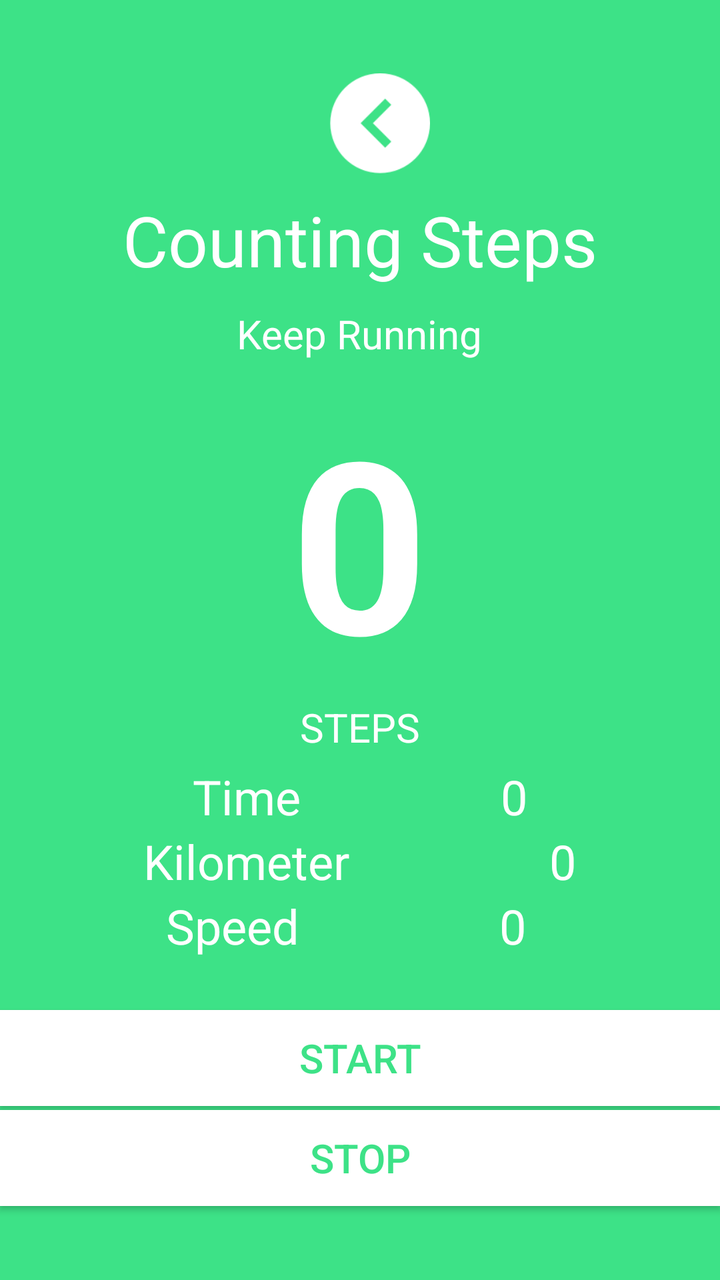
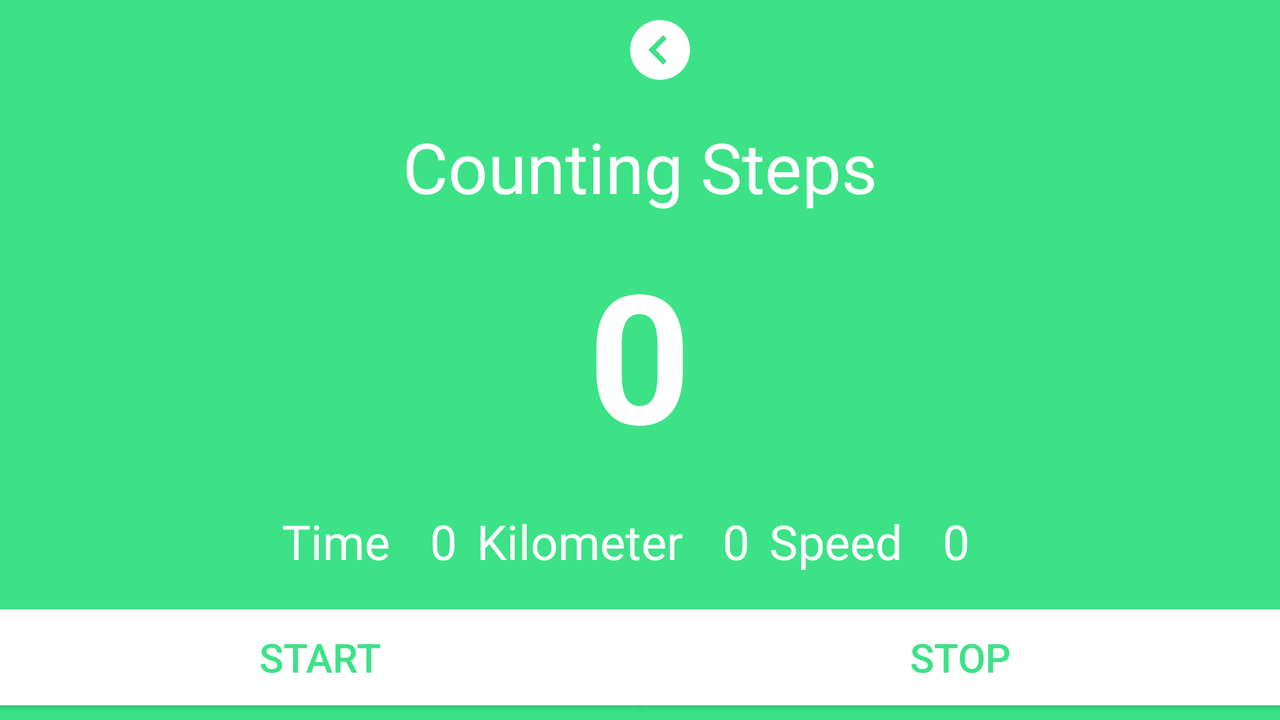

Two renders of one Android screen. The first uses the default layout on a phone; the second uses the alternative layout the repository ships for a different screen configuration, on a matching device. The two XML files are below.
<!-- AndroidManifest.xml: activity theme MyTheme -->
<!-- res/layout/activity_running.xml -->
<?xml version="1.0" encoding="utf-8"?>
<LinearLayout xmlns:android="http://schemas.android.com/apk/res/android"
    xmlns:tools="http://schemas.android.com/tools"
    android:layout_width="match_parent"
    android:layout_height="match_parent"
    android:orientation="vertical"
    android:layout_gravity="center"
    tools:context="com.example.jamsh.healthme.running"
    android:gravity="center"
    android:background="#3de287">

    <ImageView
        android:layout_width="50dp"
        android:layout_height="50dp"
        android:layout_marginLeft="10dp"
        android:src="@drawable/back"
        android:layout_alignParentTop="true"
        android:layout_alignParentLeft="true"
        android:onClick="myfunction"
        android:id="@+id/imageView2" />
    <TextView
        android:id="@+id/text1"
        android:layout_width="wrap_content"
        android:layout_height="wrap_content"
        android:text="Counting Steps"
        android:textSize="35dp"
        android:layout_below="@+id/im"
        android:layout_marginTop="10dp"
        android:layout_centerInParent="true"
        android:textColor="#ffffff">

    </TextView>


    <TextView
        android:id="@+id/text2"
        android:layout_width="wrap_content"
        android:layout_height="wrap_content"
        android:text="Keep Running"
        android:textSize="20dp"
        android:layout_below="@+id/text1"
        android:layout_marginTop="10dp"
        android:layout_centerInParent="true"
        android:textColor="#ffffff" />



    <TextView
        android:id="@+id/stepsCount"
        android:layout_width="wrap_content"
        android:layout_height="wrap_content"
        android:layout_marginTop="10dp"
        android:gravity="center"
        android:text="0"
        android:textColor="#ffffff"
        android:textSize="120dp"
        android:layout_gravity="center"

        android:autoText="false"
        android:layout_below="@+id/text2"
        android:layout_centerHorizontal="true"
        android:textStyle="bold" />

    <TextView
        android:layout_width="wrap_content"
        android:layout_height="wrap_content"
        android:text="STEPS"
        android:id="@+id/textView3"
        android:layout_below="@+id/stepsCount"
        android:layout_centerHorizontal="true"
        android:textSize="20dp"
        android:textColor="#ffffff"
        android:layout_marginBottom="5dp" />

    <LinearLayout
        android:layout_width="wrap_content"
        android:layout_height="wrap_content"
        android:orientation="horizontal">

        <TextView
            android:layout_width="wrap_content"
            android:layout_height="wrap_content"
            android:text="Time"
            android:id="@+id/time"
            android:layout_above="@+id/stop"
            android:layout_toStartOf="@+id/timer"
            android:textSize="24dp"
            android:layout_marginRight="100dp"
            android:textColor="#ffffff" />

        <TextView
            android:layout_width="wrap_content"
            android:layout_height="wrap_content"
            android:text="0"
            android:id="@+id/timer"
            android:layout_above="@+id/stop"
            android:layout_toStartOf="@+id/timer"
            android:textSize="24dp"
            android:textColor="#ffffff" />

    </LinearLayout>


    <LinearLayout
        android:layout_width="wrap_content"
        android:layout_height="wrap_content"
        android:orientation="horizontal">

        <TextView
            android:layout_width="wrap_content"
            android:layout_height="wrap_content"
            android:text="Kilometer"
            android:id="@+id/kilometer"
            android:layout_above="@+id/stop"
            android:layout_toStartOf="@+id/timer"
            android:textSize="24dp"
            android:textColor="#ffffff"
            android:layout_marginRight="100dp" />

        <TextView
            android:layout_width="wrap_content"
            android:layout_height="wrap_content"
            android:text="0"
            android:id="@+id/km"
            android:layout_above="@+id/stop"
            android:layout_toStartOf="@+id/timer"
            android:textSize="24dp"
            android:textColor="#ffffff" />

    </LinearLayout>

    <LinearLayout
        android:layout_width="wrap_content"
        android:layout_height="wrap_content"
        android:orientation="horizontal">

        <TextView
            android:layout_width="wrap_content"
            android:layout_height="wrap_content"
            android:text="Speed"
            android:id="@+id/SpeedText"
            android:layout_above="@+id/stop"
            android:layout_toStartOf="@+id/timer"
            android:textSize="24dp"
            android:textColor="#ffffff"
            android:layout_marginRight="100dp" />

        <TextView
            android:layout_width="wrap_content"
            android:layout_height="wrap_content"
            android:text="0"
            android:id="@+id/speed"
            android:layout_above="@+id/stop"
            android:layout_toStartOf="@+id/timer"
            android:layout_marginEnd="14dp"
            android:layout_marginBottom="26dp"
            android:textSize="24dp"
            android:textColor="#ffffff" />

    </LinearLayout>

    <Button
        android:layout_width="fill_parent"
        android:layout_height="wrap_content"
        android:text="START"
        android:id="@+id/start"
        android:layout_alignTop="@+id/stop"
        android:layout_alignEnd="@+id/kilometer"
        android:onClick="start"
        android:textColor="#3de287"
        android:textSize="20dp"
        android:background="#ffffff"
        android:layout_marginBottom="2dp" />

    <Button
        android:layout_width="fill_parent"
        android:layout_height="wrap_content"
        android:text="STOP"
        android:layout_gravity="center_horizontal"
        android:id="@+id/stop"
        android:onClick="onStop"
        android:textColor="#3de287"
        android:textSize="20dp"
        android:background="#ffffff" />


</LinearLayout>
<!-- resources referenced by this layout -->
<resources>
  <!-- drawable back: png bitmap (drawable, 60777 bytes) -->
  <style name="MyTheme" parent="Theme.AppCompat.NoActionBar">
              <item name="android:windowBackground">@color/purple</item>
      </style>
  <color name="purple">#551a8b</color>
</resources>
<!-- res/layout-land/activity_running.xml (the repository's variant of the layout above) -->
<!-- drawn on the phone turned sideways -->
<?xml version="1.0" encoding="utf-8"?>
<LinearLayout xmlns:android="http://schemas.android.com/apk/res/android"
    xmlns:tools="http://schemas.android.com/tools"
    android:layout_width="match_parent"
    android:layout_height="match_parent"
    android:orientation="vertical"
    android:layout_gravity="center"
    tools:context="com.example.jamsh.healthme.running"
    android:gravity="center"
    android:background="#3de287">

    <ImageView
        android:layout_width="30dp"
        android:layout_height="50dp"
        android:layout_marginLeft="10dp"
        android:src="@drawable/back"
        android:layout_alignParentTop="true"
        android:layout_alignParentLeft="true"
        android:onClick="myfunction"
        android:id="@+id/imageView2"
        android:layout_gravity="center_horizontal" />
    <TextView
        android:id="@+id/text1"
        android:layout_width="wrap_content"
        android:layout_height="wrap_content"
        android:text="Counting Steps"
        android:textSize="35dp"
        android:layout_below="@+id/im"
        android:layout_marginTop="10dp"
        android:layout_centerInParent="true"
        android:textColor="#ffffff">

    </TextView>


    <TextView
        android:id="@+id/stepsCount"
        android:layout_width="wrap_content"
        android:layout_height="wrap_content"
        android:layout_marginTop="10dp"
        android:gravity="center"
        android:text="0"
        android:textColor="#ffffff"
        android:textSize="90dp"
        android:layout_gravity="center"

        android:autoText="false"
        android:layout_below="@+id/text2"
        android:layout_centerHorizontal="true"
        android:textStyle="bold" />

    <LinearLayout
        android:orientation="horizontal"
        android:layout_width="match_parent"
        android:layout_height="68dp"
        android:layout_gravity="center_horizontal"
        android:gravity="center">

        <LinearLayout
            android:layout_width="wrap_content"
            android:layout_height="wrap_content"
            android:orientation="horizontal"
            android:layout_marginRight="10dp">

            <TextView
                android:layout_width="wrap_content"
                android:layout_height="wrap_content"
                android:text="Time"
                android:id="@+id/time"
                android:layout_above="@+id/stop"
                android:layout_toStartOf="@+id/timer"
                android:textSize="24dp"
                android:layout_marginRight="20dp"
                android:textColor="#ffffff" />

            <TextView
                android:layout_width="wrap_content"
                android:layout_height="wrap_content"
                android:text="0"
                android:id="@+id/timer"
                android:layout_above="@+id/stop"
                android:layout_toStartOf="@+id/timer"
                android:textSize="24dp"
                android:textColor="#ffffff" />

        </LinearLayout>

        <LinearLayout
            android:layout_width="wrap_content"
            android:layout_height="wrap_content"
            android:orientation="horizontal"
            android:layout_marginRight="10dp">

            <TextView
                android:layout_width="wrap_content"
                android:layout_height="wrap_content"
                android:text="Kilometer"
                android:id="@+id/kilometer"
                android:layout_above="@+id/stop"
                android:layout_toStartOf="@+id/timer"
                android:textSize="24dp"
                android:textColor="#ffffff"
                android:layout_marginRight="20dp" />

            <TextView
                android:layout_width="wrap_content"
                android:layout_height="wrap_content"
                android:text="0"
                android:id="@+id/km"
                android:layout_above="@+id/stop"
                android:layout_toStartOf="@+id/timer"
                android:textSize="24dp"
                android:textColor="#ffffff" />

        </LinearLayout>

        <LinearLayout
            android:layout_width="wrap_content"
            android:layout_height="wrap_content"
            android:orientation="horizontal">

            <TextView
                android:layout_width="wrap_content"
                android:layout_height="wrap_content"
                android:text="Speed"
                android:id="@+id/SpeedText"
                android:layout_above="@+id/stop"
                android:layout_toStartOf="@+id/timer"
                android:textSize="24dp"
                android:textColor="#ffffff"
                android:layout_marginRight="20dp" />

            <TextView
                android:layout_width="wrap_content"
                android:layout_height="wrap_content"
                android:text="0"
                android:id="@+id/speed"
                android:layout_above="@+id/stop"
                android:layout_toStartOf="@+id/timer"
                android:layout_marginEnd="14dp"
                android:textSize="24dp"
                android:textColor="#ffffff" />

        </LinearLayout>
    </LinearLayout>


    <LinearLayout
        android:orientation="horizontal"
        android:layout_width="fill_parent"
        android:layout_height="match_parent">

        <Button
            android:layout_width="match_parent"
            android:layout_height="wrap_content"
            android:text="START"
            android:id="@+id/start"
            android:layout_alignTop="@+id/stop"
            android:layout_alignEnd="@+id/kilometer"
            android:onClick="start"
            android:textColor="#3de287"
            android:textSize="20dp"
            android:background="#ffffff"
            android:layout_weight="1" />

        <Button
            android:layout_width="fill_parent"
            android:layout_height="wrap_content"
            android:text="STOP"
            android:id="@+id/stop"
            android:onClick="onStop"
            android:textColor="#3de287"
            android:textSize="20dp"
            android:background="#ffffff"
            android:layout_weight="1" />
    </LinearLayout>


</LinearLayout>
